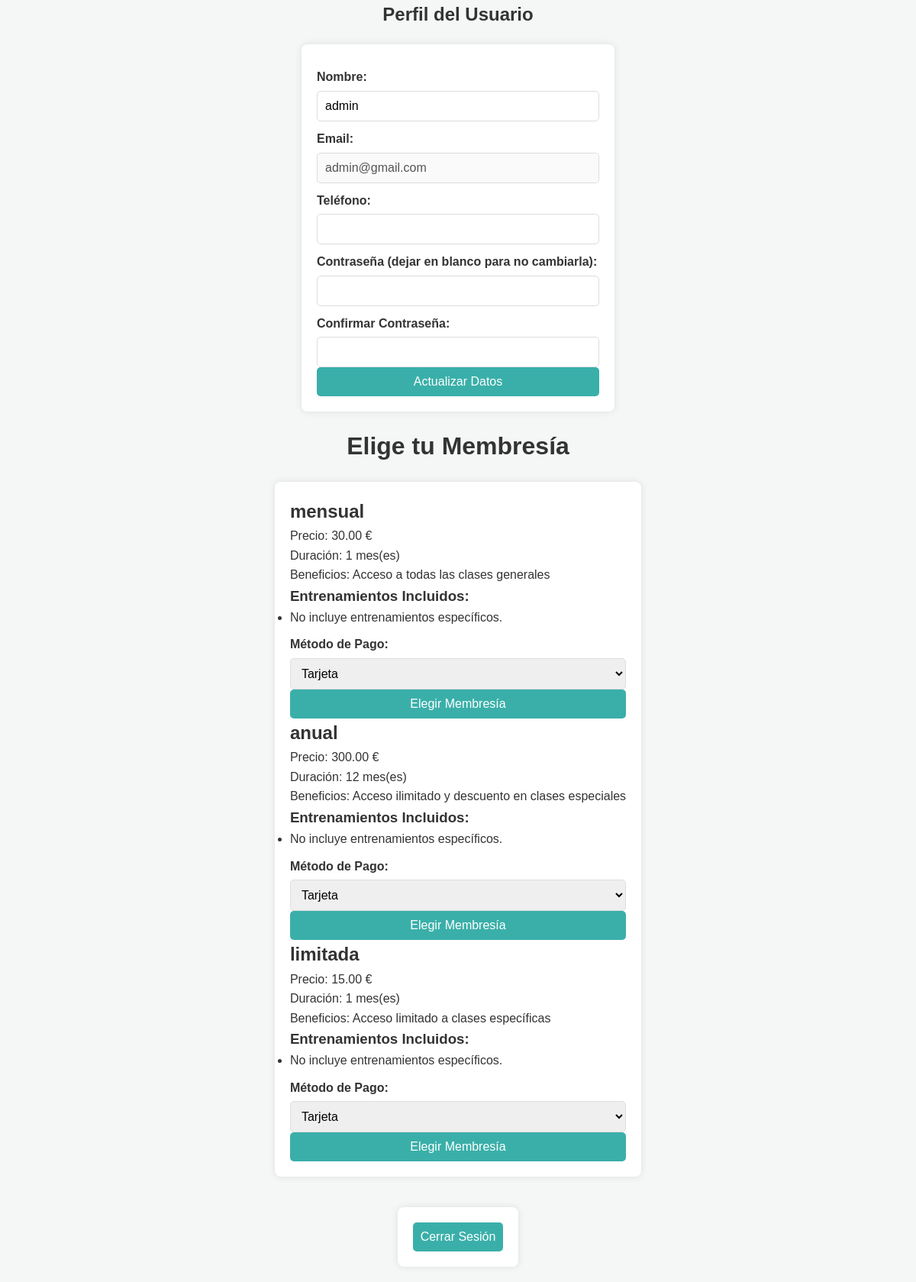
Page /src/usuario.php (signed in) on the committed database.
### tables this page shows
CREATE TABLE IF NOT EXISTS usuario (
    id_usuario INT AUTO_INCREMENT PRIMARY KEY,
    nombre VARCHAR(100),
    email VARCHAR(50) UNIQUE,
    contrasenya VARCHAR(100),
    rol ENUM('usuario', 'miembro', 'monitor', 'admin') DEFAULT 'usuario',
    telefono VARCHAR(15),
    fecha_creacion TIMESTAMP DEFAULT CURRENT_TIMESTAMP
);

CREATE TABLE IF NOT EXISTS membresia (
    id_membresia INT AUTO_INCREMENT PRIMARY KEY,
    tipo VARCHAR(50) UNIQUE,
    precio DECIMAL(10, 2),
    duracion INT COMMENT 'Duración en meses',
    beneficios TEXT
);

### src/Includes/user_functions.php (called while the page is built, shortened)
<?php
function obtenerDatosUsuario($conn, $id_usuario)
{
    $nombre = $email = $telefono = $rol = '';
    $stmt = $conn->prepare("SELECT nombre, email, telefono, rol FROM usuario WHERE id_usuario = ?");
    $stmt->bind_param("i", $id_usuario);
    $stmt->execute();
    $stmt->bind_result($nombre, $email, $telefono, $rol);
    return [
        'nombre' => $nombre ?: '',
        'email' => $email ?: '',
        'telefono' => $telefono ?: '',
        'rol' => $rol ?: ''
    ];
}

### src/usuario.php (the view, shortened to what this page needs)
<?php
require_once('includes/user_functions.php');
$conn = obtenerConexion();
$id_usuario = $_SESSION['id_usuario'];
$datos_usuario = obtenerDatosUsuario($conn, $id_usuario);
$query = "
    SELECT m.id_membresia, m.tipo, m.precio, m.duracion, m.beneficios, e.nombre AS entrenamiento
    FROM membresia m
    LEFT JOIN membresia_entrenamiento me ON m.id_membresia = me.id_membresia
    LEFT JOIN especialidad e ON me.id_entrenamiento = e.id_especialidad
    ORDER BY m.id_membresia
";
$result = $conn->query($query);
$membresias = [];
while ($row = $result->fetch_assoc()) {
    $membresia_id = $row['id_membresia'];
    if (!isset($membresias[$membresia_id])) {
        $membresias[$membresia_id] = [
            'tipo' => $row['tipo'],
            'precio' => $row['precio'],
            'duracion' => $row['duracion'],
            'beneficios' => $row['beneficios'],
            'entrenamientos' => []
        ];
    }
}
?>
<!DOCTYPE html>
<html lang="es">
<head>
    <link rel="stylesheet" href="../assets/css/estilos.css">
</head>
<body>
    <h2>Perfil del Usuario</h2>
    <div class="form_container">
        <form action="usuario.php" method="POST" onsubmit="return valFormUsuario();">
            <label for="nombre">Nombre:</label>
            <input type="text" id="nombre" name="nombre" value="<?php echo htmlspecialchars($datos_usuario['nombre']); ?>" required>
            <label for="email">Email:</label>
            <input type="email" id="email" name="email" value="<?php echo htmlspecialchars($datos_usuario['email']); ?>" disabled>
            <label for="telefono">Teléfono:</label>
            <input type="text" id="telefono" name="telefono" value="<?php echo htmlspecialchars($datos_usuario['telefono']); ?>" maxlength="9" pattern="\d{9}" title="Debe contener exactamente 9 dígitos numéricos" autocomplete="off">
            <label for="contrasenya">Contraseña (dejar en blanco para no cambiarla):</label>
            <input type="password" id="contrasenya" name="contrasenya" autocomplete="new-password">
            <label for="confirmar_contrasenya">Confirmar Contraseña:</label>
            <input type="password" id="confirmar_contrasenya" name="confirmar_contrasenya" autocomplete="new-password">
            <button type="submit">Actualizar Datos</button>
        </form>
    </div>
    <h1>Elige tu Membresía</h1>
    <div class="form_container">
        <?php foreach ($membresias as $id => $membresia): ?>
            <div class="membresia-card">
                <h2><?php echo htmlspecialchars($membresia['tipo']); ?></h2>
                <p>Precio: <?php echo htmlspecialchars($membresia['precio']); ?> €</p>
                <p>Duración: <?php echo htmlspecialchars($membresia['duracion']); ?> mes(es)</p>
                <p>Beneficios: <?php echo htmlspecialchars($membresia['beneficios']); ?></p>
                <h3>Entrenamientos Incluidos:</h3>
                <ul>
                    <?php if (!empty($membresia['entrenamientos'])): ?>
                        <?php foreach ($membresia['entrenamientos'] as $entrenamiento): ?>
                            <li><?php echo htmlspecialchars($entrenamiento); ?></li>
                        <?php endforeach; ?>
                    <?php else: ?>
                        <li>No incluye entrenamientos específicos.</li>
                    <?php endif; ?>
                </ul>
                <form action="proceso_pago.php" method="POST">
                    <label for="metodo_pago">Método de Pago:</label>
                    <select name="metodo_pago" id="metodo_pago" required>
                        <option value="tarjeta">Tarjeta</option>
                    </select>
                    <button type="submit">Elegir Membresía</button>
                </form>
            </div>
        <?php endforeach; ?>
    </div>
    <div class="form_container">
        <form action="includes/general.php" method="post">
            <button type="submit">Cerrar Sesión</button>
        </form>
    </div>
</body>
</html>

### assets/css/estilos.css (style rules this page uses)
* { margin: 0; padding: 0; box-sizing: border-box; font-family: Arial, sans-serif; }
body { background-color: #f4f7f6; color: #333; line-height: 1.6; display: flex; flex-direction: column; align-items: center; justify-content: center; min-height: 100vh; }
.form_container { background-color: #ffffff; padding: 20px; border-radius: 8px; box-shadow: 0 0 10px rgba(0, 0, 0, 0.1); max-width: fit-content; margin: 20px auto; text-align: left; }
.form_container label { display: block; margin: 10px 0 5px; font-weight: bold; color: #333; }
.form_container input, .form_container select { width: 100%; padding: 10px; border: 1px solid #ddd; border-radius: 5px; font-size: 16px; }
.form_container button[type="submit"] { width: 100%; padding: 10px; background-color: #3aafa9; color: #fff; font-size: 16px; border: none; border-radius: 5px; cursor: pointer; }

### rows in the picture
usuario: nombre "admin", email "admin@gmail.com"
membresia: tipo "mensual", precio "30.00", duracion "1", beneficios "Acceso a todas las clases generales"
membresia: tipo "anual", precio "300.00", duracion "12", beneficios "Acceso ilimitado y descuento en clases especiales"
membresia: tipo "limitada", precio "15.00", duracion "1", beneficios "Acceso limitado a clases específicas"
